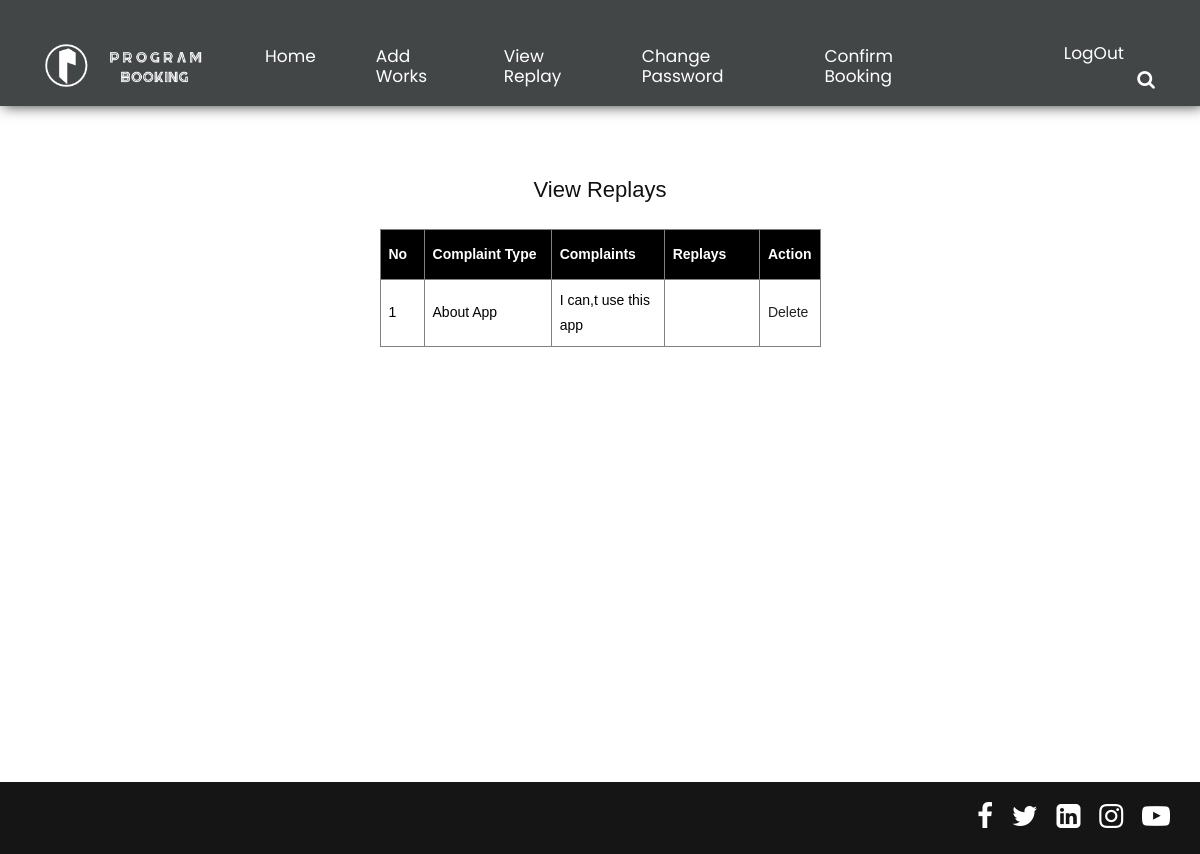
The page /Program-Booking/Artist/ViewReplays.php (signed in) on the database its author committed.
### tables this page shows
CREATE TABLE `tbl_complaint` (
  `comp_id` int(50) NOT NULL auto_increment,
  `comp_date` date NOT NULL,
  `comptype_id` varchar(50) NOT NULL,
  `comp_condent` varchar(500) NOT NULL,
  `user_id` int(50) NOT NULL,
  `troop_id` int(50) NOT NULL,
  `artist_id` int(50) NOT NULL,
  `comp_status` int(50) NOT NULL,
  `comp_replay` varchar(500) NOT NULL,
  PRIMARY KEY  (`comp_id`)
);

CREATE TABLE `tbl_complainttype` (
  `comptype_id` int(50) NOT NULL auto_increment,
  `comptype_name` varchar(50) NOT NULL,
  PRIMARY KEY  (`comptype_id`)
);

### Program-Booking/Artist/ViewReplays.php (the view, shortened to what this page needs)
<!DOCTYPE html PUBLIC "-//W3C//DTD XHTML 1.0 Transitional//EN" "http://www.w3.org/TR/xhtml1/DTD/xhtml1-transitional.dtd">
<html xmlns="http://www.w3.org/1999/xhtml">
<head>
<?php include("Template/Header.php") ?>
</head>
<div class="main_form" id="tab"  align="center">
<br><br><br><br><br><br><br>
<h2>View Replays</h2>
<br>
<body>
<form id="request" name="form1" method="post" action="">
  <table width="441" border="1">
    <tr>
      <th width="47">No</th>
      <th width="142">Complaint Type</th>
      <th width="120">Complaints</th>
      <th width="104">Replays</th>
      <th>Action</th>
    </tr>
    <?php
	$sel="select * from tbl_complaint c inner join tbl_artist a on c.artist_id=a.artist_id inner join  tbl_complainttype t on c.comptype_id=t.comptype_id where c.artist_id='".$_SESSION["artistid"]."'";
	$data=mysql_query($sel);
	$i=0;
	while($row=mysql_fetch_array($data))
	{
		$i=$i+1;
	 ?>
    <tr>
      <td><?php echo $i ?></td>
      <td><?php echo $row["comptype_name"] ?></td>
      <td><?php echo $row["comp_condent"] ?></td>
      <td><?php echo $row["comp_replay"] ?></td>
      <td><a href="ViewReplays.php?compid=<?php echo $row["comp_id"] ?>">Delete</a></td>
    </tr>
    <?php
	}
	?>
  </table>
</form>
</body>
</div>
<br><br><br><br><br><br><br><br><br><br><br><br><br><br>
<?php include("Template/Footer.php") ?>
</html>

### Program-Booking/Artist/Template/css/style.css (style rules this page uses)
body { color: #666666; font-size: 14px; font-family: 'Poppins', sans-serif; line-height: 1.80857; font-weight: normal; }
a { color: #1f1f1f; text-decoration: none !important; outline: none !important; -webkit-transition: all .3s ease-in-out; -moz-transition: all .3s ease-in-out; -ms-transition: all .3s ease-in-out; -o-transition: all .3s ease-in-out; transition: all .3s ease-in-out; }
h1, h2, h3, h4, h5, h6 { letter-spacing: 0; font-weight: normal; position: relative; padding: 0; font-weight: normal; line-height: normal; color: #111111; margin: 0 }
h2 { font-size: 22px }
*, *::after, *::before { -webkit-box-sizing: border-box; -moz-box-sizing: border-box; box-sizing: border-box; }
a { color: #222222; text-decoration: none; outline: none !important; }
a, .btn { text-decoration: none !important; outline: none !important; -webkit-transition: all .3s ease-in-out; -moz-transition: all .3s ease-in-out; -ms-transition: all .3s ease-in-out; -o-transition: all .3s ease-in-out; transition: all .3s ease-in-out; }
#request *::placeholder { color: #888888; opacity: 1; }

### Program-Booking/Artist/Template/form.css (style rules this page uses)
#tab { font-family: "Trebuchet MS", Arial, Helvetica, sans-serif; border-collapse: collapse; width: 100%; }
#tab td, #tab th { padding: 8px; color: #000; }
#tab th { padding-top: 12px; padding-bottom: 12px; text-align: left; background-color: #000; color: white; }

### rows shown on the page
tbl_complaint: comptype.comptype_name "About App", comp_condent "I can,t use this app"
